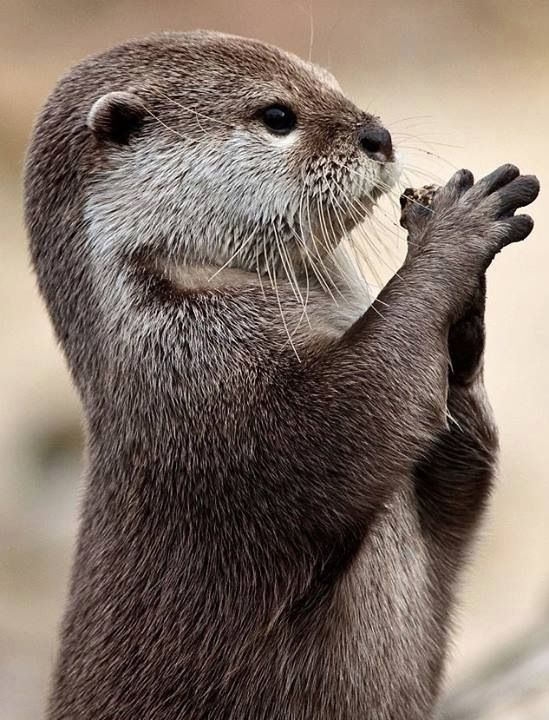
#> input picture prayingotter.jpg, 549 x 720 px
$ python picturecolors.py
#> lines starting #> are read from the running program, lines starting #| are printed output that depends on the picture

from PIL import Image
# RGB values for recoloring.
darkBlue = (133, 19, 223)
red = (234, 42, 112)
lightBlue = (66, 244, 235)
yellow = (126, 138, 249)

# Import image.
my_image = Image.open("prayingotter.jpg") #change IMAGENAME to the path on your computer to the image you're using
#> my_image is the input picture: PIL image 549x720 RGB; mean R, G, B 128.3, 113.3, 103.6
image_list = my_image.getdata() #each pixel is represented in the form (red value, green value, blue value, transparency). You don't need the fourth value.
image_list = list(image_list) #Turns the sequence above into a list. The list can be iterated through in a loop.
#> image_list = 395280 items

recolored = [] #list that will hold the pixel data for the new image.
# [8 lines of commented-out code are left out]
for pixel in image_list:
    intensity = sum(pixel)
    if intensity < 182:
        recolored.append(darkBlue)
    elif (intensity >= 182) and (intensity < 364):
        recolored.append(red)
    elif (intensity >= 364) and (intensity < 546):
        recolored.append(lightBlue)
    else:
        recolored.append(yellow)
#> this loop made 395280 passes
#> (pixel, intensity) on passes 1 to 3: ((164, 138, 113), 415), ((166, 140, 115), 421), ((168, 142, 117), 427)
#> after the loop, recolored = 395280 items

# Create a new image using the recolored list. Display and save the image.
new_image = Image.new("RGB", my_image.size) #Creates a new image that will be the same size as the original image.
#> new_image: PIL image 549x720 RGB; every value is 0
new_image.putdata(recolored) #Adds the data from the recolored list to the image.
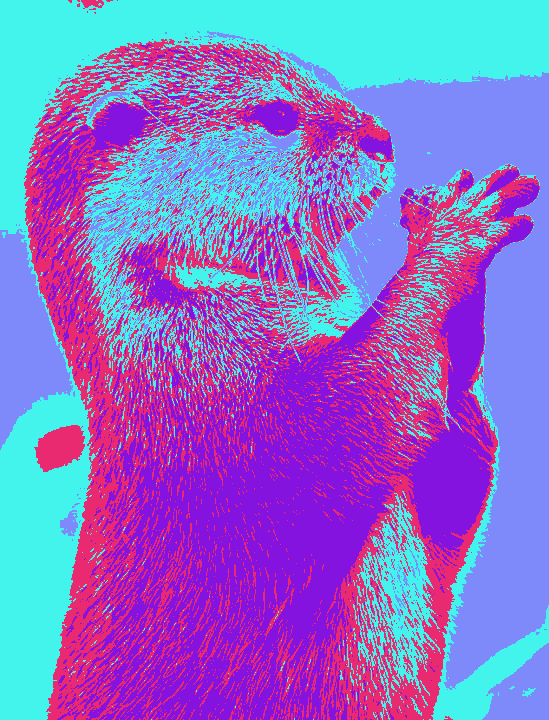
#> new_image: PIL image 549x720 RGB; mean R, G, B 137.6, 112.9, 203.3
new_image.show() #show the new image on the screen
new_image.save("recolored.jpg", "jpeg") #save the new image as "recolored.jpg"

$ run again, with puppy.jpg copied over prayingotter.jpg
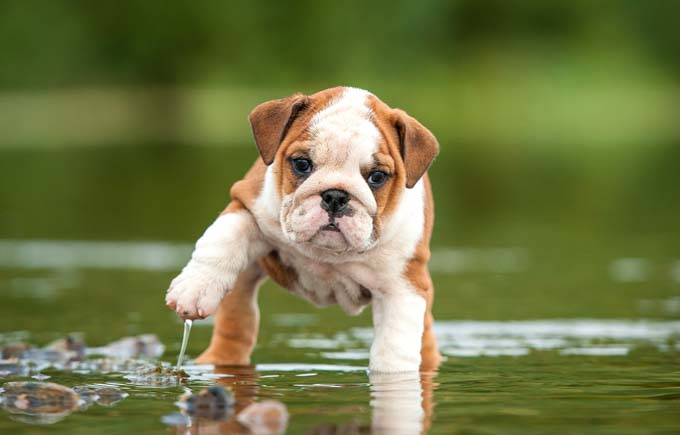
#> input picture puppy.jpg, 680 x 435 px
#> my_image is the input picture: PIL image 680x435 RGB; mean R, G, B 113.1, 119.1, 68.8
#> image_list = 295800 items
#> the loop `for pixel in image_list:` made 295800 passes
#> (pixel, intensity) on passes 1 to 3: ((51, 72, 16), 139), ((51, 72, 16), 139), ((52, 73, 17), 142)
#> `new_image.putdata(recolored)`:
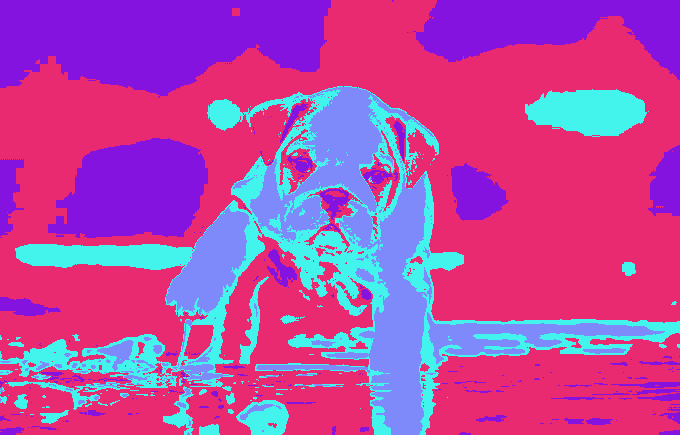
#> new_image: PIL image 680x435 RGB; mean R, G, B 180.2, 74.5, 165
